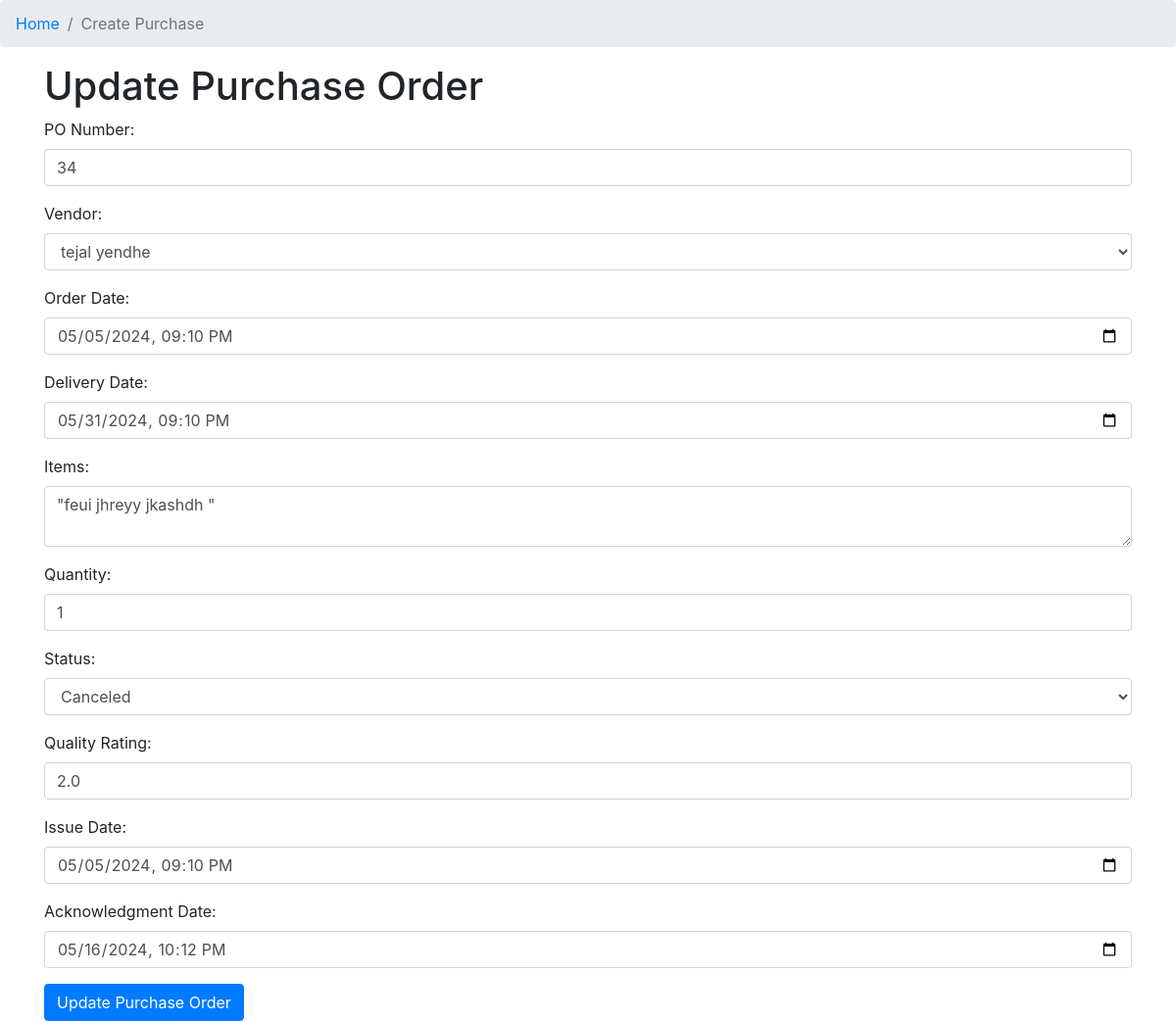
Screenshot of /edit_orders/2/ with the database file from the repository.
### vms/models.py (models this page shows, shortened)
class PurchaseOrder(models.Model):
    PO_STATUS_CHOICES = [
        ('pending', 'Pending'),
        ('completed', 'Completed'),
        ('canceled', 'Canceled'),
    ]
    po_number = models.CharField(max_length=20, unique=True)
    vendor = models.ForeignKey(Vendor, on_delete=models.CASCADE)
    order_date = models.DateTimeField()
    delivery_date = models.DateTimeField()
    items = models.CharField(max_length=50)
    quantity = models.IntegerField()
    status = models.CharField(max_length=20,choices=PO_STATUS_CHOICES, default='pending')
    quality_rating = models.FloatField(null=True, blank=True)
    issue_date = models.DateTimeField()
    acknowledgment_date = models.DateTimeField(null=True, blank=True)

class Vendor(models.Model):
    name = models.CharField(max_length=50)
    contact_details = models.TextField()
    address = models.TextField()
    vendor_code = models.CharField(max_length=20, unique=True)
    on_time_delivery_rate = models.FloatField(default=0)
    quality_rating_avg = models.FloatField(default=0)
    average_response_time = models.FloatField(default=0)
    fulfillment_rate = models.FloatField(default=0)

### vms/views.py (the view)
# urls.py: path('edit_orders/<int:po_id>/', views.update_purchase_order, name='update_purchase_order'),
def update_purchase_order(request, po_id):
    order = get_object_or_404(PurchaseOrder, pk=po_id)
    if request.method == 'POST':
        form = PurchaseOrderForm(request.POST, instance=order)
        if form.is_valid():
            print("Form is valid")
            form.save()
            messages.success(request, 'Order data updated successfully.')
            return redirect('order_details')
        else:
            print("Form is invalid")
            print(form.errors)
    else:
        form = PurchaseOrderForm(instance=order)
    vendors = Vendor.objects.all()
    context = {
        'po_id': po_id,
        'order': order,
        'form': form,
        'vendors': vendors,
    }
    return render(request, 'order/update_purchase_order.html', context)

### vms/forms.py
class PurchaseOrderForm(forms.ModelForm):
    class Meta:
        model = PurchaseOrder
        fields = '__all__'

### templates/order/update_purchase_order.html (shortened to what this page needs)
<!DOCTYPE html>
<html lang="en">
<head>
    <link href="https://stackpath.bootstrapcdn.com/bootstrap/4.5.2/css/bootstrap.min.css" rel="stylesheet">
</head>
<body>
    <div class="pagetitle">
        <nav>
          <ol class="breadcrumb">
            <li class="breadcrumb-item"><a href="{% url 'index' %}">Home</a></li>
            <li class="breadcrumb-item active">Create Purchase</li>
          </ol>
        </nav>
    </div>
    <div class="container">
        <h1>Update Purchase Order</h1>
        <form method="POST" action="{% url 'update_purchase_order' po_id %}">
            <div class="form-group">
                <label for="po_number">PO Number:</label>
                <input type="text" class="form-control" id="po_number" name="po_number" value="{{ order.po_number }}" required>
            </div>
            <div class="form-group">
                <label for="vendor">Vendor:</label>
                <select class="form-control" id="vendor" name="vendor" required>
                    {% for vendor in vendors %}
                        <option value="{{ vendor.id }}" {% if vendor.id == order.vendor_id %} selected {% endif %}>{{ vendor.name }}</option>
                    {% endfor %}
                </select>
            </div>
            <div class="form-group">
                <label for="order_date">Order Date:</label>
                <input type="datetime-local" class="form-control" id="order_date" name="order_date" value="{{ order.order_date|date:'Y-m-d' }}T{{ order.order_date|time:'H:i' }}" required>
            </div>
            <div class="form-group">
                <label for="delivery_date">Delivery Date:</label>
                <input type="datetime-local" class="form-control" id="delivery_date" name="delivery_date" value="{{ order.delivery_date|date:'Y-m-d' }}T{{ order.delivery_date|time:'H:i' }}" required>
            </div>
            <div class="form-group">
                <label for="items">Items:</label>
                <textarea class="form-control" id="items" name="items" required>{{ order.items }}</textarea>
            </div>
            <div class="form-group">
                <label for="quantity">Quantity:</label>
                <input type="number" class="form-control" id="quantity" name="quantity" value="{{ order.quantity }}" required>
            </div>
            <div class="form-group">
                <label for="status">Status:</label>
                <select class="form-control" id="status" name="status" required>
                    <option value="canceled" {% if order.status == 'canceled' %} selected {% endif %}>Canceled</option>
                </select>
            </div>
            <div class="form-group">
                <label for="quality_rating">Quality Rating:</label>
                <input type="number" step="0.01" class="form-control" id="quality_rating" name="quality_rating" value="{{ order.quality_rating }}">
            </div>
            <div class="form-group">
                <label for="issue_date">Issue Date:</label>
                <input type="datetime-local" class="form-control" id="issue_date" name="issue_date" value="{{ order.issue_date|date:'Y-m-d' }}T{{ order.issue_date|time:'H:i:s' }}" required>
            </div>
            <div class="form-group">
                <label for="acknowledgment_date">Acknowledgment Date:</label>
                <input type="datetime-local" class="form-control" id="acknowledgment_date" name="acknowledgment_date" value="{{ order.acknowledgment_date|date:'Y-m-d' }}T{{ order.acknowledgment_date|time:'H:i:s' }}">
            </div>
            <button type="submit" class="btn btn-primary">Update Purchase Order</button>
        </form>
    </div>
</body>
</html>

### rows the page displays
PurchaseOrder: po_number "34", vendor "tejal yendhe", order_date "05/05/2024 21:10", delivery_date "05/31/2024 21:10", items "\"feui jhreyy jkashdh \"", quantity "1", status "Canceled", quality_rating "2.0", issue_date "05/05/2024 21:10", acknowledgment_date "05/16/2024 22:12"
